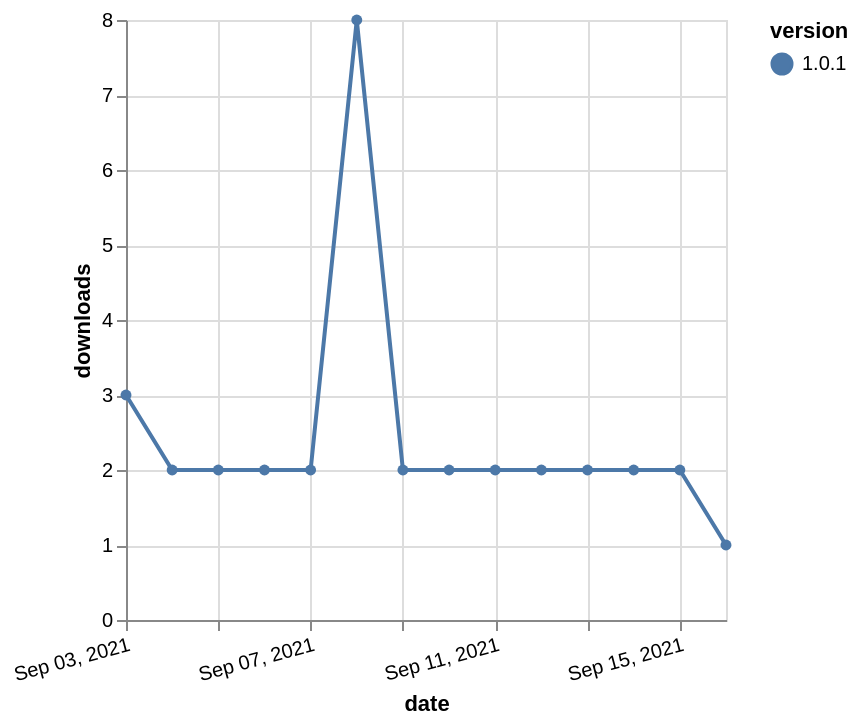

The specification (Vega-Lite) saved for this image:
### Vega-Lite specification from a JSON file in a GitHub repository (floating-point values rounded to 4 significant figures)
{"$schema": "https://vega.github.io/schema/vega-lite/v5.json", "description": "A simple bar chart with embedded data.", "data": {"values": [{"date": "2021-09-03", "total": 3453, "delta": 3, "version": "1.0.1"}, {"date": "2021-09-04", "total": 3455, "delta": 2, "version": "1.0.1"}, {"date": "2021-09-05", "total": 3457, "delta": 2, "version": "1.0.1"}, {"date": "2021-09-06", "total": 3459, "delta": 2, "version": "1.0.1"}, {"date": "2021-09-07", "total": 3461, "delta": 2, "version": "1.0.1"}, {"date": "2021-09-08", "total": 3469, "delta": 8, "version": "1.0.1"}, {"date": "2021-09-09", "total": 3471, "delta": 2, "version": "1.0.1"}, {"date": "2021-09-10", "total": 3473, "delta": 2, "version": "1.0.1"}, {"date": "2021-09-11", "total": 3475, "delta": 2, "version": "1.0.1"}, {"date": "2021-09-12", "total": 3477, "delta": 2, "version": "1.0.1"}, {"date": "2021-09-13", "total": 3479, "delta": 2, "version": "1.0.1"}, {"date": "2021-09-14", "total": 3481, "delta": 2, "version": "1.0.1"}, {"date": "2021-09-15", "total": 3483, "delta": 2, "version": "1.0.1"}, {"date": "2021-09-16", "total": 3484, "delta": 1, "version": "1.0.1"}]}, "width": "container", "mark": {"type": "line", "point": {"filled": true}}, "encoding": {"x": {"field": "date", "type": "temporal", "timeUnit": "yearmonthdate", "title": "date", "axis": {"labelAngle": -15}}, "y": {"field": "delta", "type": "quantitative", "title": "downloads"}, "color": {"field": "version", "type": "nominal"}, "tooltip": {"field": "delta"}}}
